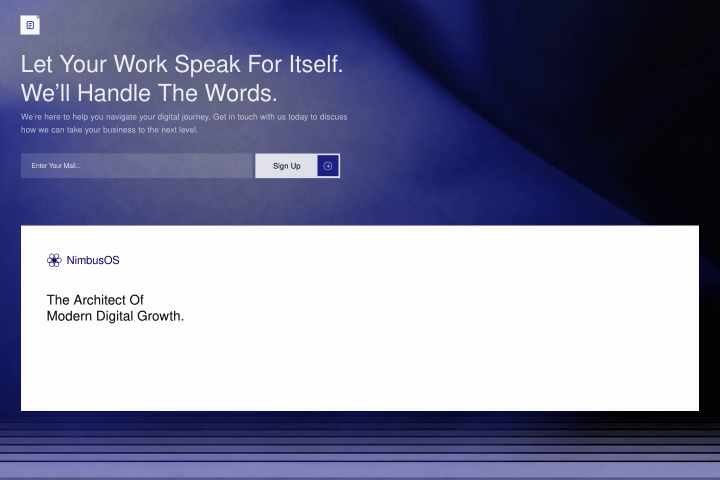
#> input picture NaN.png, 1440 x 960 px (shown at 1/2 size)
$ python convert_preview.py ../NaN.png ../NaN.png 5
#> lines starting #> are read from the running program, lines starting #| are printed output that depends on the picture
"""Convert an image to a 1280x800 webp cover (16:10, centre-cropped).

Used by scripts/import-superdesign-repo.js so imported previews match the card grid.
Requires Pillow (already used by scripts/render_previews.py).

Usage: python scripts/convert_preview.py <src> <dest.webp> [quality]
"""
import sys

from PIL import Image

W, H = 1280, 800


def main() -> int:
    if len(sys.argv) < 3:
        print("usage: convert_preview.py <src> <dest.webp> [quality]", file=sys.stderr)
        return 2
    src, dest = sys.argv[1], sys.argv[2]
    quality = int(sys.argv[3]) if len(sys.argv) > 3 else 82
    im = Image.open(src).convert("RGB")
#> im is the input picture: PIL image 1440x960 RGB; mean R, G, B 125.5, 127, 155.2
    scale = max(W / im.width, H / im.height)
#> scale = 0.889
    nw, nh = max(W, round(im.width * scale)), max(H, round(im.height * scale))
#> nw = 1280; nh = 853
    im = im.resize((nw, nh), Image.LANCZOS)
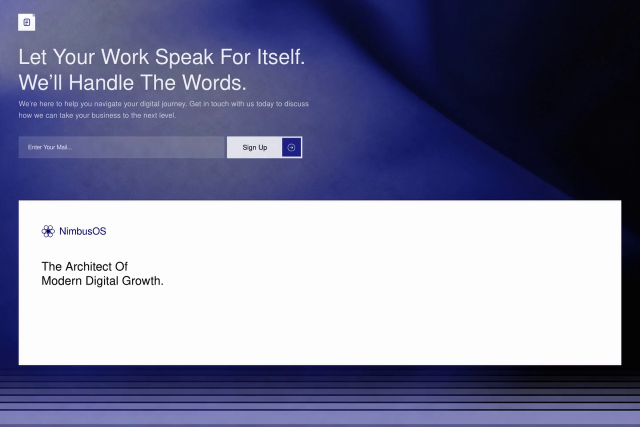
#> im: PIL image 1280x853 RGB (shown at 1/2 size); mean R, G, B 125.5, 127, 155.1
    left, top = (nw - W) // 2, (nh - H) // 2
#> left = 0; top = 26
    im.crop((left, top, left + W, top + H)).save(dest, "WEBP", quality=quality, method=6)
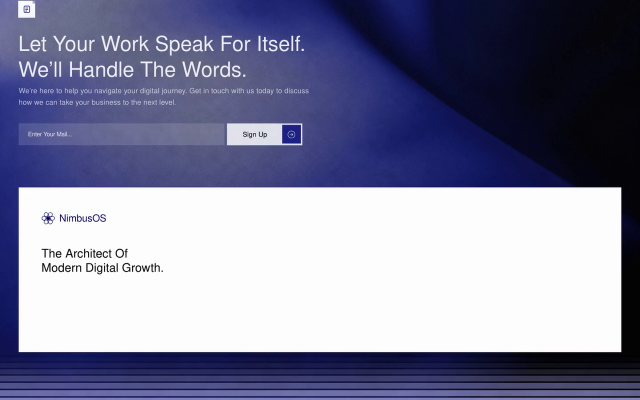
#> saved as NaN.png: PIL image 1280x800 RGB (shown at 1/2 size); mean R, G, B 128.4, 129.9, 156.5
    return 0


if __name__ == "__main__":
    sys.exit(main())
#> (the program exits here)
